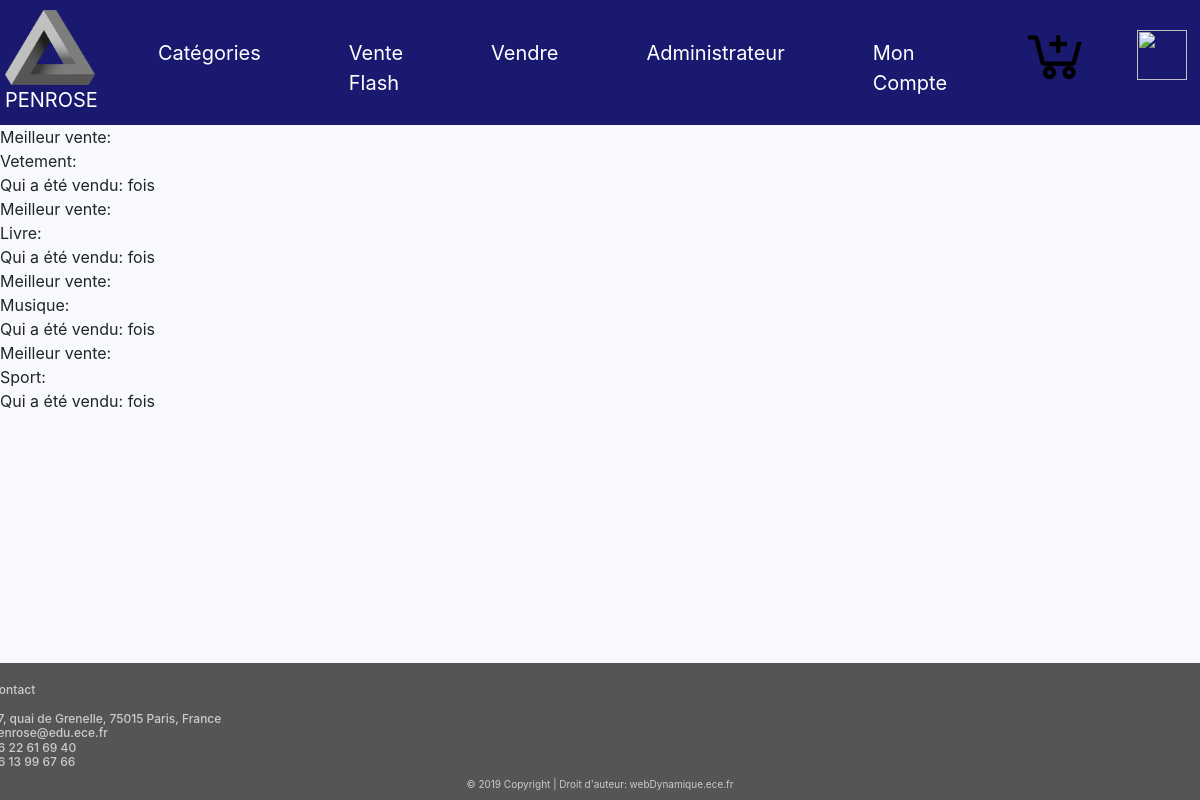
Before: /Venteflash.php with the older database file.
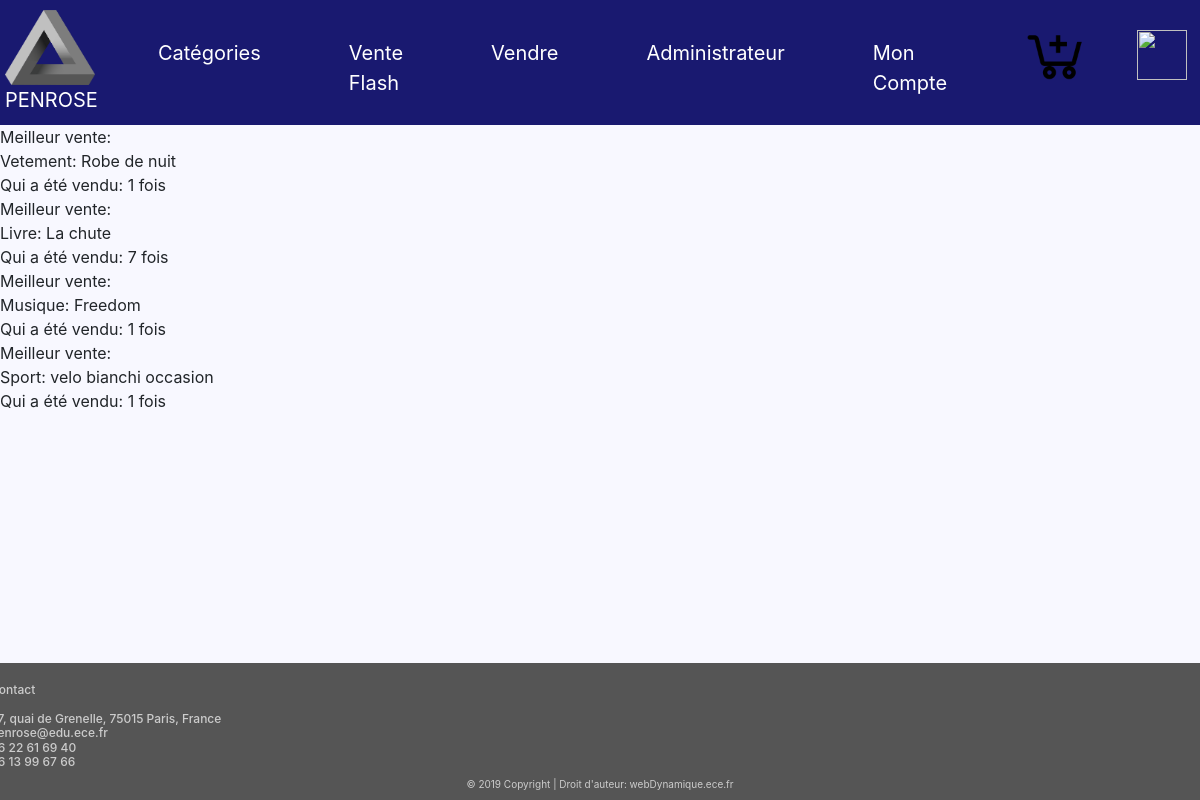
After: the same page with the newer database file.
### tables this page shows
CREATE TABLE IF NOT EXISTS `items` (
  `ID` int(50) NOT NULL AUTO_INCREMENT,
  `Titre` varchar(255) NOT NULL,
  `Photos` varchar(255) NOT NULL,
  `Description` varchar(1000) NOT NULL,
  `Video` varchar(255) NOT NULL,
  `Categorie` varchar(255) NOT NULL,
  `Prix` varchar(255) NOT NULL,
  `vendu` int(50) NOT NULL,
  PRIMARY KEY (`ID`),
  KEY `ID` (`ID`)
);

### Venteflash.php (the view, shortened to what this page needs)
<!DOCTYPE html>
<html>
<head>
<link rel="stylesheet"
href="https://stackpath.bootstrapcdn.com/bootstrap/4.1.3/css/bootstrap.min.css">
<link rel="stylesheet" type="text/css" href="styles.css">
</head>
<body>
<nav class="navbar navbar-expand-md">
<a class="navbar-brand" href="https://sites.google.com/site/tpe44lesillusionsoptiques/info-presse-classeur/le-triangle-de-penrose"><img class="logo" src="logo.png" height='75' width='90'/><br>	PENROSE</a>
<div class="collapse navbar-collapse" id="main-navigation">
<ul class="navbar-nav">
<li class="nav-item"><a class="nav-link"
href="Categorie.php">Catégories</a></li>
<li class="nav-item"><a class="nav-link" href="Venteflash.php">Vente Flash</a></li>
<li class="nav-item"><a class="nav-link"
href="verif_vendeur.php">Vendre</a></li>
<li class="nav-item"><a class="nav-link"
href="verif_admi.php">Administrateur</a></li>
<li class="nav-item"><a class="nav-link"
href="verif_acheteur.php">Mon Compte</a></li>
<a class="navbar-brand" href="Panier.php"><img class="panier" src="panier.png" height='70' width='70'> </a>
<a class="navbar-brand" href="logout.php"><img class="deco" src="Deco.png" height='50' width='50'> </a>
</ul>
</div>
</nav>
<?php
		$database = "ece_amazon";
		$db_handle = mysqli_connect('localhost', 'root', '');
		$db_found = mysqli_select_db($db_handle, $database);
		$max1 = 0;
		$max2 = 0;
		$max3 = 0;
		$max4 = 0;
		if ($db_found)
		{
			$sql = "SELECT * FROM items WHERE Categorie='Vetements'";
			$result = mysqli_query($db_handle, $sql);
			while($data = mysqli_fetch_assoc($result))
			{
				if ($max1 <= $data['vendu'])
				{	$max1=$data['vendu']; }
			}
			$sql = "SELECT * FROM items WHERE vendu='$max1' AND Categorie='Vetements'";
			$result = mysqli_query($db_handle, $sql);
			$data = mysqli_fetch_assoc($result);
			echo "Meilleur vente: <br>";
			echo "Vetement: ".$data['Titre']. "<br>Qui a été vendu: ".$data['vendu']." fois<br>";
			$sql = "SELECT * FROM items WHERE Categorie='Livres'";
			$result = mysqli_query($db_handle, $sql);
			while($data = mysqli_fetch_assoc($result))
			{
				if ($max2 <= $data['vendu'])
				{	$max2=$data['vendu']; }
			}
			$sql = "SELECT * FROM items WHERE vendu='$max2' AND Categorie='Livres'";
			$result = mysqli_query($db_handle, $sql);
			$data = mysqli_fetch_assoc($result);
			echo "Meilleur vente: <br>";
			echo "Livre: ".$data['Titre']. "<br>Qui a été vendu: ".$data['vendu']." fois<br>";
			$sql = "SELECT * FROM items WHERE Categorie='Musiques'";
			$result = mysqli_query($db_handle, $sql);
			while($data = mysqli_fetch_assoc($result))
			{
				if ($max3 <= $data['vendu'])
				{	$max3=$data['vendu']; }
			}
			$sql = "SELECT * FROM items WHERE vendu='$max3' AND Categorie='Musiques'";
			$result = mysqli_query($db_handle, $sql);
			$data = mysqli_fetch_assoc($result);
			echo "Meilleur vente: <br>";
			echo "Musique: ".$data['Titre']. "<br>Qui a été vendu: ".$data['vendu']." fois<br>";
			$sql = "SELECT * FROM items WHERE Categorie='Sports'";
			$result = mysqli_query($db_handle, $sql);
			while($data = mysqli_fetch_assoc($result))
			{
				if ($max4 <= $data['vendu'])
				{	$max4=$data['vendu']; }
			}
			$sql = "SELECT * FROM items WHERE vendu='$max4' AND Categorie='Sports'";
			$result = mysqli_query($db_handle, $sql);
			$data = mysqli_fetch_assoc($result);
			echo "Meilleur vente: <br>";
			echo "Sport: ".$data['Titre']. "<br>Qui a été vendu: ".$data['vendu']." fois<br>";
		}
		else {echo "Database not found";}
?>
	<footer class="page-footer2">
<div class="container">
<div class="row">
<div class="col-lg-8 col-md-8 col-sm-12">
</div>
<h4 class="contact">Contact<br> <br>
37, quai de Grenelle, 75015 Paris, France <br>
penrose@edu.ece.fr <br>
06 22 61 69 40 <br>
06 13 99 67 66
</h4>
</div>
</div>
<div class="copyright">&copy; 2019 Copyright | Droit
d'auteur: webDynamique.ece.fr </div>
</footer>
</body>
</html>

Changed rows visible on the page:
now on this page (row edited): items: Titre "Robe de nuit", vendu "1"
now on this page (row edited): items: Titre "La chute", vendu "7"
now on this page (row edited): items: Titre "Freedom", vendu "1"
now on this page (row edited): items: Titre "velo bianchi occasion", vendu "1"
